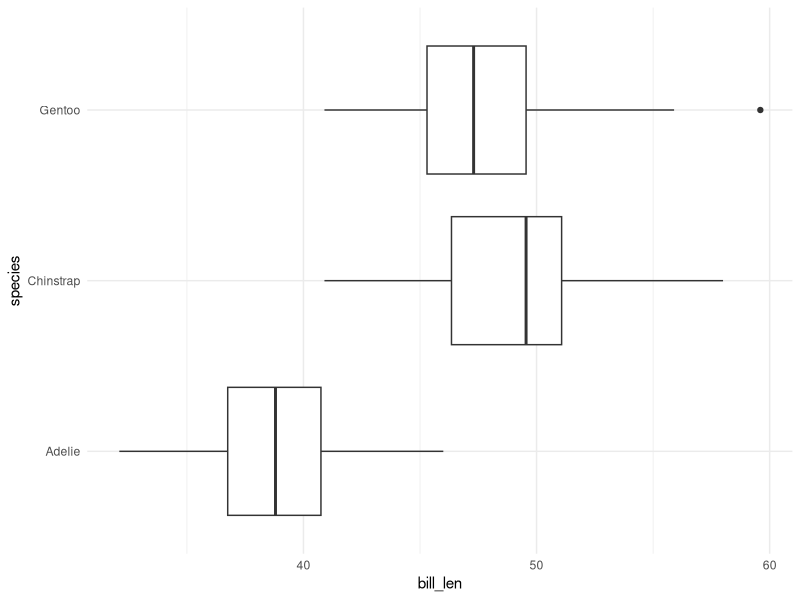

This figure's R source:
## ---- chunk 1
1 + 1
## ---- chunk 2
#| echo: false
2 * 2
## ---- chunk 3
#| message: false
library(tidyverse)
glimpse(penguins)
## ---- chunk 4
#| warning: false
ggplot(penguins, aes(
  x = bill_len, 
  y = species
)) + 
  geom_boxplot() + 
  theme_minimal()

